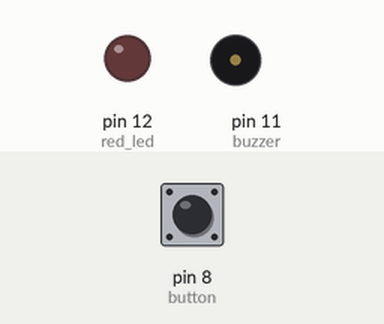
A sketch run on a simulated Arduino Uno, built with avr-gcc and run on an emulated ATmega328P. Shown: output pins drawn as LEDs (lit = HIGH), buzzer (waves = sounding, pin HIGH). The inputs (shaded band) are chosen by the test bench; at power-on: pin 8 (button) LOW.

Above: at 1.2 s.
1.3 s: pin 8 (button) pulled HIGH for 0.15 s
At 1.4 s:
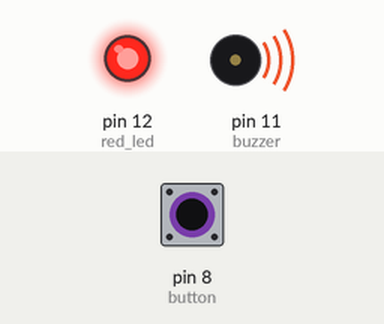
3.0 s: pin 8 (button) pulled HIGH for 3.2 s
At 6.8 s:
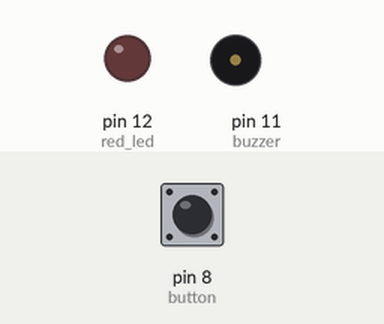
Timing chart, 0 to 8.3 s (numbered marks = the images above; inputs shaded):
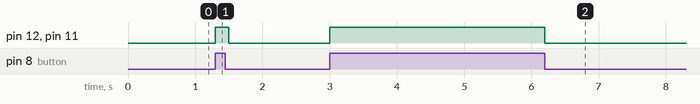

The sketch:

VerySimpleAlarm.ino
```cpp
//Wiring code generated from an ArduinoML model
// Application name: RedButton

// Pin Allocation Summary:
//   red_led (Actuator): Pin D12 (12)
//   buzzer (Actuator): Pin D11 (11)
//   button (Sensor): Pin D8 (8)

long debounce = 200;
enum STATE {off, on};

STATE currentState = off;

bool buttonBounceGuard = false;
long buttonLastDebounceTime = 0;


	void setup(){
		pinMode(12, OUTPUT); // red_led [Actuator]
		pinMode(11, OUTPUT); // buzzer [Actuator]
		pinMode(8, INPUT); // button [Sensor]
	}
	void loop() {
			switch(currentState){

				case off:
					digitalWrite(12,LOW);
					digitalWrite(11,LOW);
					if( (digitalRead(8) == HIGH) && (millis() - buttonLastDebounceTime > debounce) ) {
						buttonLastDebounceTime = millis();
						currentState = on;
					}break;
				case on:
					digitalWrite(12,HIGH);
					digitalWrite(11,HIGH);
					if( (digitalRead(8) == LOW) && (millis() - buttonLastDebounceTime > debounce) ) {
						buttonLastDebounceTime = millis();
						currentState = off;
					}break;
		}
	}
```

Measured:
- after the input at 1.3 s, pin 12 (red_led), pin 11 (buzzer): LOW → HIGH at once, → LOW 0.20 s later
- after the input at 3.0 s, pin 12 (red_led), pin 11 (buzzer): LOW → HIGH at once, → LOW 3.2 s later
